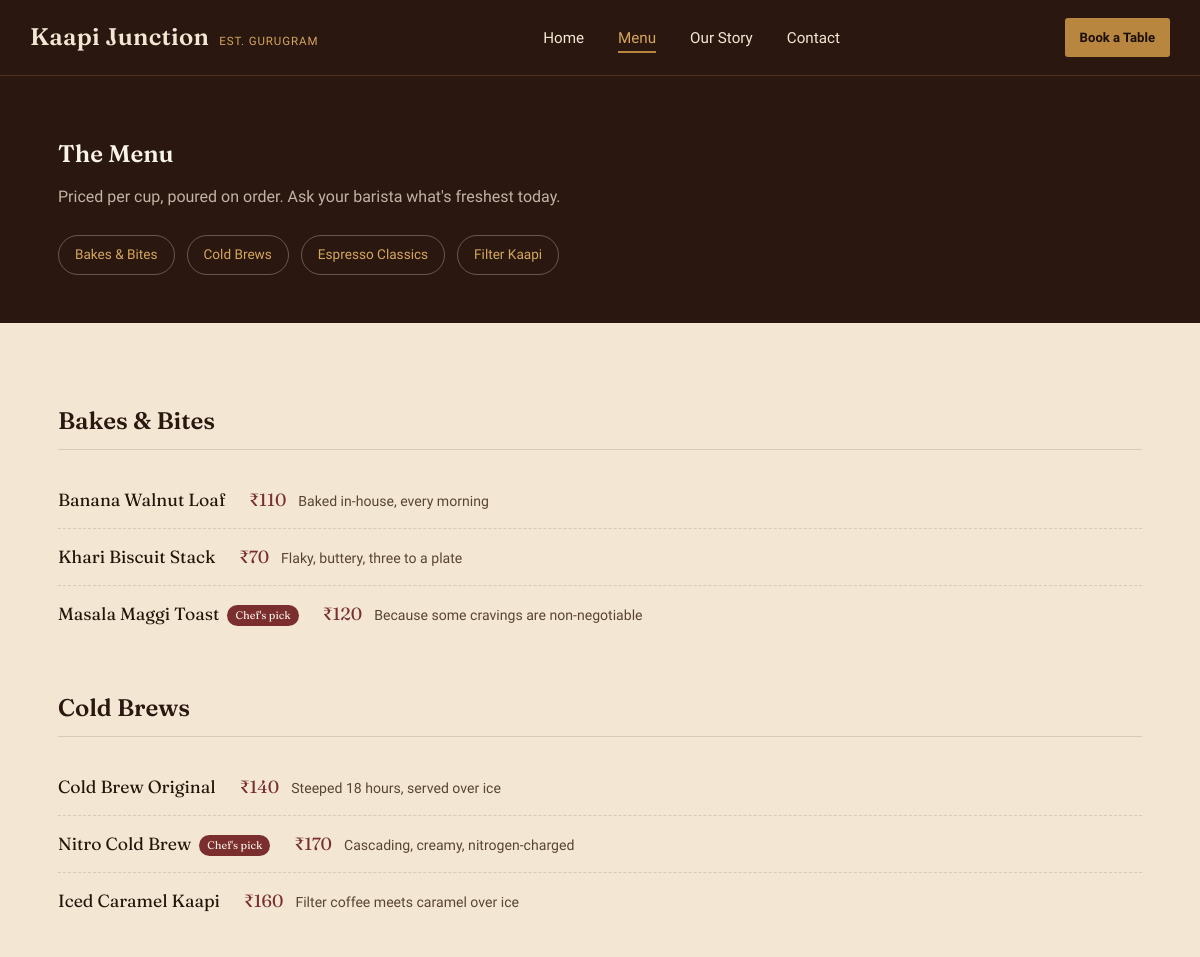
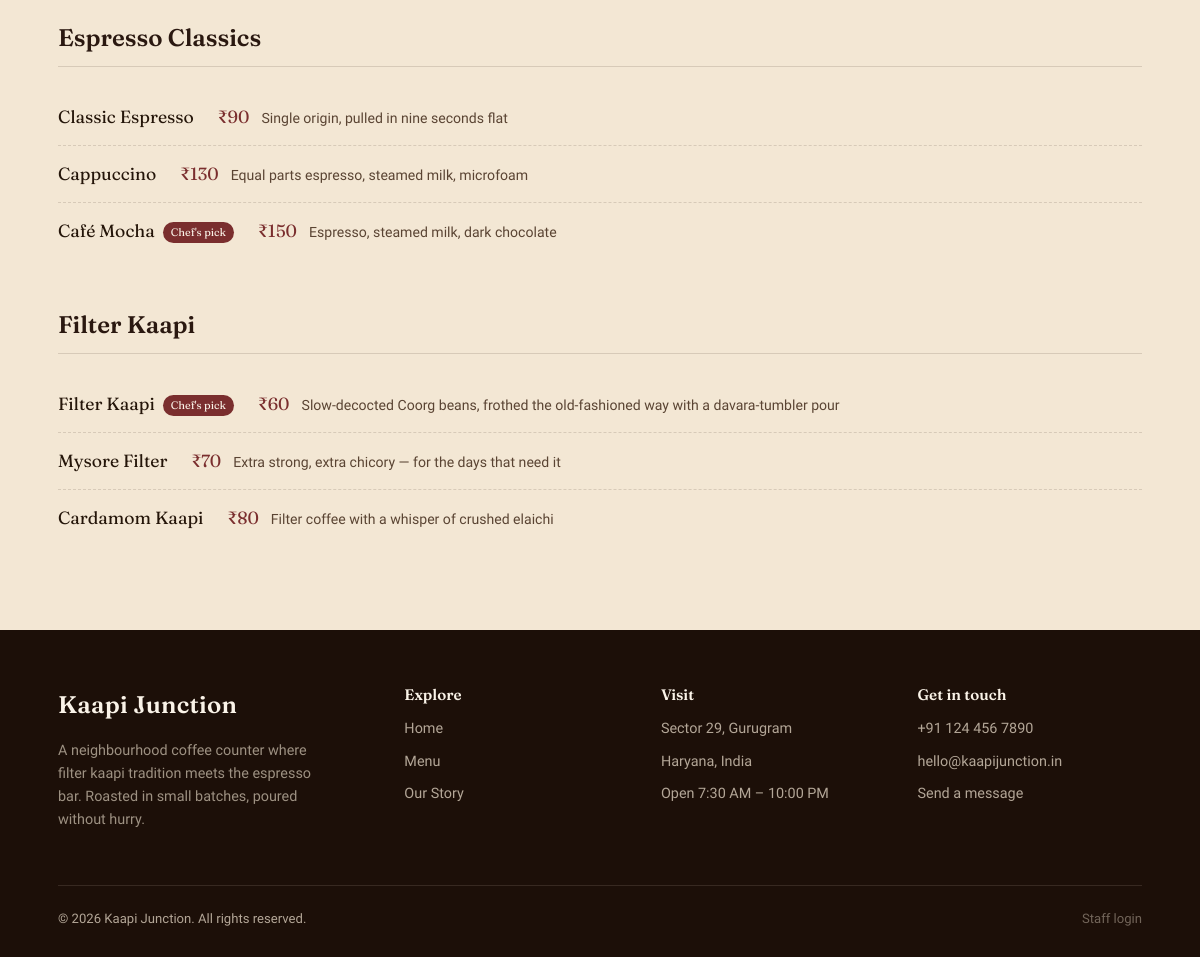
The page /menu on the database its author committed (2 pictures, top to bottom).
### app.py (models this page shows, shortened)
class MenuItem(db.Model):
    id = db.Column(db.Integer, primary_key=True)
    name = db.Column(db.String(120), nullable=False)
    description = db.Column(db.String(300), default="")
    price = db.Column(db.Float, nullable=False)
    category = db.Column(db.String(60), nullable=False)  # Filter Kaapi / Espresso / Cold Brew / Bakes & Bites
    is_special = db.Column(db.Boolean, default=False)
    is_available = db.Column(db.Boolean, default=True)
    sort_order = db.Column(db.Integer, default=0)

### app.py (the view)
@app.route("/menu")
def menu():
    items = MenuItem.query.filter_by(is_available=True).order_by(MenuItem.category, MenuItem.sort_order).all()
    categories = []
    for item in items:
        if item.category not in categories:
            categories.append(item.category)
    grouped = {cat: [i for i in items if i.category == cat] for cat in categories}
    log("GET /menu  (menu page viewed)")
    return render_template("menu.html", grouped=grouped)

### app.py (called while the page is built)
def log(msg):
    print(f"[{datetime.now().strftime('%H:%M:%S')}] {msg}")

### templates/menu.html (shortened to what this page needs)
{% extends "base.html" %}
{% block content %}
<section class="menu-page-hero">
  <div class="container">
    <h1>The Menu</h1>
    <p>Priced per cup, poured on order. Ask your barista what's freshest today.</p>
    {% if grouped %}
    <div class="menu-categories">
      {% for cat in grouped.keys() %}
      <span class="menu-cat-pill">{{ cat }}</span>
      {% endfor %}
    </div>
    {% endif %}
  </div>
</section>
<section class="section">
  <div class="container">
    {% if grouped %}
      {% for category, items in grouped.items() %}
      <div class="menu-category">
        <h2>{{ category }}</h2>
        <ul class="menu-list">
          {% for item in items %}
          <li class="menu-row">
            <span class="menu-row-name">{{ item.name }}{% if item.is_special %}<span class="badge-special">Chef's pick</span>{% endif %}</span>
            <span class="menu-row-price">₹{{ "%.0f"|format(item.price) }}</span>
            {% if item.description %}<span class="menu-row-desc">{{ item.description }}</span>{% endif %}
          </li>
          {% endfor %}
        </ul>
      </div>
      {% endfor %}
    {% else %}
      <p class="empty-state">The menu is being refreshed right now — check back shortly, or ask at the counter.</p>
    {% endif %}
  </div>
</section>
{% endblock %}

### templates/base.html (shortened to what this page needs)
<!DOCTYPE html>
<html lang="en">
<head>
<link rel="stylesheet" href="{{ url_for('static', filename='css/style.css') }}">
</head>
<body>
<header class="site-header">
  <nav class="container nav">
    <a href="{{ url_for('home') }}" class="brand">
      <span class="brand-mark">Kaapi Junction</span>
      <span class="brand-sub">EST. GURUGRAM</span>
    </a>
    <ul class="nav-links">
      <li><a href="{{ url_for('home') }}" class="{{ 'active' if request.endpoint == 'home' }}">Home</a></li>
      <li><a href="{{ url_for('menu') }}" class="{{ 'active' if request.endpoint == 'menu' }}">Menu</a></li>
      <li><a href="{{ url_for('about') }}" class="{{ 'active' if request.endpoint == 'about' }}">Our Story</a></li>
      <li><a href="{{ url_for('contact') }}" class="{{ 'active' if request.endpoint == 'contact' }}">Contact</a></li>
    </ul>
    <div class="nav-cta">
      <a href="{{ url_for('contact') }}" class="btn btn-primary btn-small">Book a Table</a>
    </div>
  </nav>
</header>
<main>
{% block content %}{% endblock %}
</main>
<footer class="site-footer">
  <div class="container">
    <div class="footer-grid">
      <div class="footer-brand">
        <span class="brand-mark" style="color: var(--cream-soft);">Kaapi Junction</span>
        <p>A neighbourhood coffee counter where filter kaapi tradition meets the espresso bar. Roasted in small batches, poured without hurry.</p>
      </div>
      <div>
        <h4>Explore</h4>
        <ul>
          <li><a href="{{ url_for('home') }}">Home</a></li>
          <li><a href="{{ url_for('menu') }}">Menu</a></li>
          <li><a href="{{ url_for('about') }}">Our Story</a></li>
        </ul>
      </div>
      <div>
        <h4>Visit</h4>
        <ul>
          <li>Sector 29, Gurugram</li>
          <li>Haryana, India</li>
          <li>Open 7:30 AM – 10:00 PM</li>
        </ul>
      </div>
      <div>
        <h4>Get in touch</h4>
        <ul>
          <li><a href="tel:+911244567890">+91 124 456 7890</a></li>
          <li><a href="mailto:hello@kaapijunction.in">hello@kaapijunction.in</a></li>
          <li><a href="{{ url_for('contact') }}">Send a message</a></li>
        </ul>
      </div>
    </div>
    <div class="footer-bottom">
      <span>© {{ 2026 }} Kaapi Junction. All rights reserved.</span>
      <a href="{{ url_for('admin_login') }}" class="footer-admin-link">Staff login</a>
    </div>
  </div>
</footer>
</body>
</html>

### static/css/style.css (style rules this page uses)
:root { --espresso: #2A1810; --espresso-deep: #1C0F08; --cream: #F3E7D4; --cream-soft: #FAF3E8; --brass: #B8863E; --brass-light: #D4A65E; --saddle: #7A4620; --maroon: #7A2E2E; --ink: #241509; --ink-soft: #5A4433; --line: rgba(42, 24, 16, 0.14); --font-display: "Fraunces", Georgia, serif; --font-body: "Work Sans", -apple-system, BlinkMacSystemFont, sans-serif; --container: 1140px; }
* { box-sizing: border-box; }
html { scroll-behavior: smooth; }
body { margin: 0; background: var(--cream); color: var(--ink); font-family: var(--font-body); font-size: 16px; line-height: 1.6; }
a { color: inherit; text-decoration: none; }
.container { max-width: var(--container); margin: 0 auto; padding: 0 28px; }
h1, h2, h3, h4 { font-family: var(--font-display); font-weight: 600; color: var(--espresso); margin: 0 0 0.4em; line-height: 1.15; }
p { max-width: 62ch; }
.btn { display: inline-flex; align-items: center; gap: 8px; padding: 13px 26px; border-radius: 3px; border: 1.5px solid transparent; font-family: var(--font-body); font-weight: 600; font-size: 0.95rem; cursor: pointer; transition: transform 0.15s ease, background 0.2s ease, color 0.2s ease, border-color 0.2s ease; }
.btn-primary { background: var(--brass); color: var(--espresso-deep); }
.btn-small { padding: 8px 14px; font-size: 0.82rem; }
.site-header { background: var(--espresso); position: sticky; top: 0; z-index: 50; border-bottom: 1px solid rgba(184, 134, 62, 0.25); }
.nav { display: flex; align-items: center; justify-content: space-between; padding: 18px 0; }
.brand { display: flex; align-items: baseline; gap: 10px; color: var(--cream); }
.brand-mark { font-family: var(--font-display); font-size: 1.5rem; font-weight: 600; letter-spacing: 0.01em; }
.brand-sub { font-size: 0.72rem; color: var(--brass-light); letter-spacing: 0.08em; }
.nav-links { display: flex; gap: 34px; list-style: none; margin: 0; padding: 0; }
.nav-links a { color: var(--cream); font-size: 0.95rem; padding-bottom: 4px; border-bottom: 2px solid transparent; transition: border-color 0.2s ease, color 0.2s ease; }
.nav-links a:hover, .nav-links a.active { border-bottom-color: var(--brass); color: var(--brass-light); }
.nav-cta { display: flex; align-items: center; gap: 18px; }
.section { padding: 84px 0; }
.menu-page-hero { background: var(--espresso); color: var(--cream); padding: 64px 0 48px; text-align: left; }
.menu-page-hero h1 { color: var(--cream-soft); }
.menu-page-hero p { color: rgba(243,231,212,0.75); }
.menu-categories { display: flex; gap: 12px; flex-wrap: wrap; margin: 26px 0 0; }
.menu-cat-pill { border: 1px solid rgba(243,231,212,0.3); padding: 8px 16px; font-size: 0.85rem; border-radius: 999px; color: var(--brass-light); }
.menu-category { margin-bottom: 52px; }
.menu-category:last-child { margin-bottom: 0; }
.menu-category h2 { font-size: 1.5rem; border-bottom: 1px solid var(--line); padding-bottom: 14px; margin-bottom: 22px; }
.menu-list { list-style: none; margin: 0; padding: 0; }
.menu-row { display: flex; align-items: baseline; gap: 12px; padding: 14px 0; border-bottom: 1px dashed var(--line); }
.menu-row:last-child { border-bottom: none; }
.menu-row-name { font-family: var(--font-display); font-size: 1.1rem; white-space: nowrap; }
.menu-row-price { font-family: var(--font-display); font-size: 1.1rem; color: var(--maroon); white-space: nowrap; }
.menu-row-desc { display: block; font-size: 0.88rem; color: var(--ink-soft); margin-top: 3px; width: 100%; }
.badge-special { display: inline-block; margin-left: 8px; font-size: 0.68rem; background: var(--maroon); color: var(--cream-soft); padding: 2px 8px; border-radius: 999px; vertical-align: middle; }
.site-footer { background: var(--espresso-deep); color: rgba(243,231,212,0.7); padding: 56px 0 28px; }
.footer-grid { display: grid; grid-template-columns: 1.4fr 1fr 1fr 1fr; gap: 32px; margin-bottom: 40px; }
.footer-grid h4 { color: var(--cream-soft); font-size: 0.95rem; margin-bottom: 14px; }
.footer-grid ul { list-style: none; padding: 0; margin: 0; }
.footer-grid li { margin-bottom: 9px; font-size: 0.9rem; }
.footer-brand p { color: rgba(243,231,212,0.6); font-size: 0.9rem; max-width: 32ch; }
.footer-bottom { border-top: 1px solid rgba(243,231,212,0.12); padding-top: 22px; font-size: 0.82rem; display: flex; justify-content: space-between; flex-wrap: wrap; gap: 10px; }
.footer-admin-link { color: rgba(243,231,212,0.4); }

### rows shown on the page
MenuItem: category "Bakes & Bites", name "Banana Walnut Loaf", price "110", description "Baked in-house, every morning"
MenuItem: category "Cold Brews", name "Cold Brew Original", price "140", description "Steeped 18 hours, served over ice"
MenuItem: category "Espresso Classics", name "Classic Espresso", price "90", description "Single origin, pulled in nine seconds flat"
MenuItem: category "Filter Kaapi", name "Filter Kaapi", is_special "Chef's pick", price "60", description "Slow-decocted Coorg beans, frothed the old-fashioned way with a davara-tumbler pour"
MenuItem: name "Khari Biscuit Stack", price "70", description "Flaky, buttery, three to a plate"
MenuItem: name "Masala Maggi Toast", is_special "Chef's pick", price "120", description "Because some cravings are non-negotiable"
MenuItem: name "Nitro Cold Brew", is_special "Chef's pick", price "170", description "Cascading, creamy, nitrogen-charged"
MenuItem: name "Iced Caramel Kaapi", price "160", description "Filter coffee meets caramel over ice"
MenuItem: name "Cappuccino", price "130", description "Equal parts espresso, steamed milk, microfoam"
MenuItem: name "Café Mocha", is_special "Chef's pick", price "150", description "Espresso, steamed milk, dark chocolate"
MenuItem: name "Mysore Filter", price "70", description "Extra strong, extra chicory — for the days that need it"
MenuItem: name "Cardamom Kaapi", price "80", description "Filter coffee with a whisper of crushed elaichi"

### other values the page prints
{{ 2026 }} "2026"
